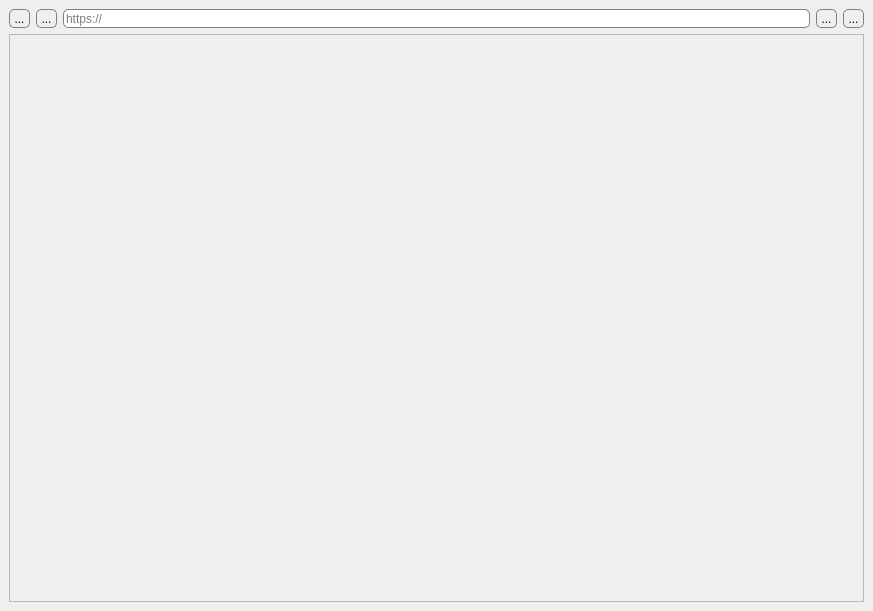
<?xml version="1.0" encoding="UTF-8"?>
<ui version="4.0">
 <class>MainWindow</class>
 <widget class="QMainWindow" name="MainWindow">
  <property name="geometry">
   <rect>
    <x>0</x>
    <y>0</y>
    <width>873</width>
    <height>611</height>
   </rect>
  </property>
  <property name="windowTitle">
   <string>MainWindow</string>
  </property>
  <property name="windowIcon">
   <iconset resource="res_rc.qrc">
    <normaloff>:/res/res/icon.png</normaloff>:/res/res/icon.png</iconset>
  </property>
  <widget class="QWidget" name="centralwidget">
   <layout class="QGridLayout" name="gridLayout">
    <item row="0" column="0">
     <widget class="QToolButton" name="toolButton">
      <property name="styleSheet">
       <string notr="true">QToolButton { 
border: 1px solid gray; border-radius: 5px;
}
QToolButton:hover { 
border-color: #6dad77;
}</string>
      </property>
      <property name="text">
       <string>...</string>
      </property>
      <property name="icon">
       <iconset resource="res_rc.qrc">
        <normaloff>:/res/res/arrow.svg</normaloff>:/res/res/arrow.svg</iconset>
      </property>
      <property name="iconSize">
       <size>
        <width>20</width>
        <height>20</height>
       </size>
      </property>
     </widget>
    </item>
    <item row="0" column="1">
     <widget class="QToolButton" name="toolButton_2">
      <property name="styleSheet">
       <string notr="true">QToolButton { 
border: 1px solid gray; border-radius: 5px;
}
QToolButton:hover { 
border-color: #6dad77;
}</string>
      </property>
      <property name="text">
       <string>...</string>
      </property>
      <property name="icon">
       <iconset resource="res_rc.qrc">
        <normaloff>:/res/res/update.svg</normaloff>:/res/res/update.svg</iconset>
      </property>
      <property name="iconSize">
       <size>
        <width>20</width>
        <height>20</height>
       </size>
      </property>
     </widget>
    </item>
    <item row="1" column="0" colspan="9">
     <widget class="QFrame" name="frame">
      <property name="styleSheet">
       <string notr="true"/>
      </property>
      <property name="frameShape">
       <enum>QFrame::StyledPanel</enum>
      </property>
      <property name="frameShadow">
       <enum>QFrame::Raised</enum>
      </property>
     </widget>
    </item>
    <item row="0" column="8">
     <widget class="QToolButton" name="toolButton_4">
      <property name="styleSheet">
       <string notr="true">QToolButton { 
border: 1px solid gray; border-radius: 5px;
}
QToolButton:hover { 
border-color: #6dad77;
}</string>
      </property>
      <property name="text">
       <string>...</string>
      </property>
      <property name="icon">
       <iconset resource="res_rc.qrc">
        <normaloff>:/res/res/home.svg</normaloff>:/res/res/home.svg</iconset>
      </property>
      <property name="iconSize">
       <size>
        <width>20</width>
        <height>20</height>
       </size>
      </property>
     </widget>
    </item>
    <item row="0" column="7">
     <widget class="QToolButton" name="toolButton_3">
      <property name="styleSheet">
       <string notr="true">QToolButton { 
border: 1px solid gray; border-radius: 5px;
}
QToolButton:hover { 
border-color: #6dad77;
}</string>
      </property>
      <property name="text">
       <string>...</string>
      </property>
      <property name="icon">
       <iconset resource="res_rc.qrc">
        <normaloff>:/res/res/search.svg</normaloff>:/res/res/search.svg</iconset>
      </property>
      <property name="iconSize">
       <size>
        <width>20</width>
        <height>20</height>
       </size>
      </property>
     </widget>
    </item>
    <item row="0" column="2" colspan="5">
     <widget class="QLineEdit" name="lineEdit">
      <property name="sizePolicy">
       <sizepolicy hsizetype="Expanding" vsizetype="Minimum">
        <horstretch>0</horstretch>
        <verstretch>0</verstretch>
       </sizepolicy>
      </property>
      <property name="styleSheet">
       <string notr="true">QLineEdit { 
border: 1px solid gray; border-radius: 5px;
}
QLineEdit:hover { 
border-color: #6dad77;
}</string>
      </property>
      <property name="placeholderText">
       <string>https://</string>
      </property>
      <property name="clearButtonEnabled">
       <bool>true</bool>
      </property>
     </widget>
    </item>
   </layout>
  </widget>
  <action name="actionOpen_file">
   <property name="text">
    <string>Open file</string>
   </property>
  </action>
  <action name="actionSave_file">
   <property name="text">
    <string>Save file</string>
   </property>
  </action>
  <action name="actionOpen_folder">
   <property name="text">
    <string>Open folder</string>
   </property>
  </action>
  <action name="actionOpen_files">
   <property name="text">
    <string>Open files</string>
   </property>
  </action>
 </widget>
 <resources>
  <include location="res_rc.qrc"/>
 </resources>
 <connections/>
</ui>
